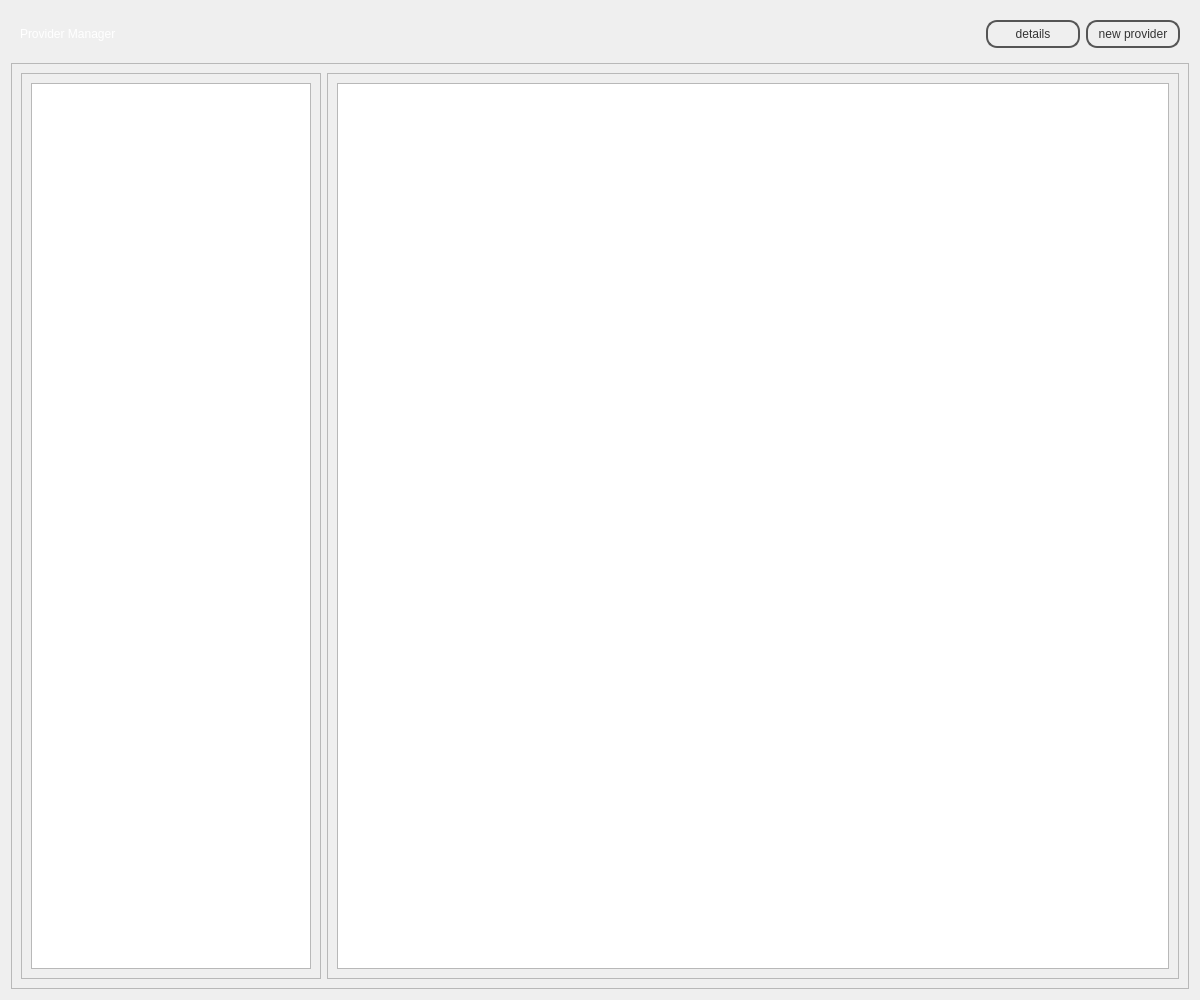
<?xml version="1.0" encoding="UTF-8"?>
<ui version="4.0">
 <class>ProviderManagerView</class>
 <widget class="QWidget" name="ProviderManagerView">
  <property name="geometry">
   <rect>
    <x>0</x>
    <y>0</y>
    <width>1200</width>
    <height>1000</height>
   </rect>
  </property>
  <property name="windowTitle">
   <string>Form</string>
  </property>
  <property name="styleSheet">
   <string notr="true">#topFrame {
border: none;
background: qlineargradient(x1: 0, y1: 0, x2: 0, y2: 1,
stop: 0 #a6a6a6, stop: 0.08 #7f7f7f,
stop: 0.39999 #717171, stop: 0.4 #626262,
stop: 0.9 #4c4c4c, stop: 1 #333333);
}

#bottomFrame {
border: none;
background: white;
}

#topFrame QLabel {
color: #fff;
}

#topFrame QPushButton {
color: #333;
border: 2px solid #555;
border-radius: 11px;
padding: 5px;
background: qradialgradient(cx: 0.3, cy: -0.4,
fx: 0.3, fy: -0.4,
radius: 1.35, stop: 0 #fff, stop: 1 #888);
min-width: 80px;
}

#topFrame QPushButton:hover {
background: qradialgradient(cx: 0.3, cy: -0.4,
fx: 0.3, fy: -0.4,
radius: 1.35, stop: 0 #fff, stop: 1 #bbb);
}

#topFrame QPushButton:pressed {
background: qradialgradient(cx: 0.4, cy: -0.1,
fx: 0.4, fy: -0.1,
radius: 1.35, stop: 0 #fff, stop: 1 #ddd);
}</string>
  </property>
  <layout class="QVBoxLayout" name="verticalLayout">
   <item>
    <widget class="QFrame" name="topFrame">
     <property name="sizePolicy">
      <sizepolicy hsizetype="Preferred" vsizetype="Fixed">
       <horstretch>0</horstretch>
       <verstretch>0</verstretch>
      </sizepolicy>
     </property>
     <property name="frameShape">
      <enum>QFrame::StyledPanel</enum>
     </property>
     <property name="frameShadow">
      <enum>QFrame::Raised</enum>
     </property>
     <layout class="QHBoxLayout" name="horizontalLayout">
      <item>
       <widget class="QLabel" name="titleLabel">
        <property name="text">
         <string>Provider Manager</string>
        </property>
       </widget>
      </item>
      <item>
       <spacer name="horizontalSpacer">
        <property name="orientation">
         <enum>Qt::Horizontal</enum>
        </property>
        <property name="sizeHint" stdset="0">
         <size>
          <width>548</width>
          <height>20</height>
         </size>
        </property>
       </spacer>
      </item>
      <item>
       <widget class="QPushButton" name="editProviderPushButton">
        <property name="enabled">
         <bool>false</bool>
        </property>
        <property name="text">
         <string>details</string>
        </property>
       </widget>
      </item>
      <item>
       <widget class="QPushButton" name="newProviderPushButton">
        <property name="text">
         <string>new provider</string>
        </property>
       </widget>
      </item>
     </layout>
    </widget>
   </item>
   <item>
    <widget class="QFrame" name="bottonFrame">
     <property name="frameShape">
      <enum>QFrame::StyledPanel</enum>
     </property>
     <property name="frameShadow">
      <enum>QFrame::Raised</enum>
     </property>
     <layout class="QHBoxLayout" name="horizontalLayout_2">
      <item>
       <widget class="QFrame" name="providersFrame">
        <property name="minimumSize">
         <size>
          <width>300</width>
          <height>0</height>
         </size>
        </property>
        <property name="maximumSize">
         <size>
          <width>300</width>
          <height>16777215</height>
         </size>
        </property>
        <property name="frameShape">
         <enum>QFrame::StyledPanel</enum>
        </property>
        <property name="frameShadow">
         <enum>QFrame::Raised</enum>
        </property>
        <layout class="QHBoxLayout" name="horizontalLayout_3">
         <item>
          <widget class="QListWidget" name="providersListWidget"/>
         </item>
        </layout>
       </widget>
      </item>
      <item>
       <widget class="QFrame" name="productsFrame">
        <property name="frameShape">
         <enum>QFrame::StyledPanel</enum>
        </property>
        <property name="frameShadow">
         <enum>QFrame::Raised</enum>
        </property>
        <layout class="QHBoxLayout" name="horizontalLayout_4">
         <item>
          <widget class="QListWidget" name="productsListWidget">
           <property name="flow">
            <enum>QListView::LeftToRight</enum>
           </property>
           <property name="isWrapping" stdset="0">
            <bool>true</bool>
           </property>
           <property name="uniformItemSizes">
            <bool>true</bool>
           </property>
          </widget>
         </item>
        </layout>
       </widget>
      </item>
     </layout>
    </widget>
   </item>
  </layout>
 </widget>
 <resources/>
 <connections/>
</ui>
